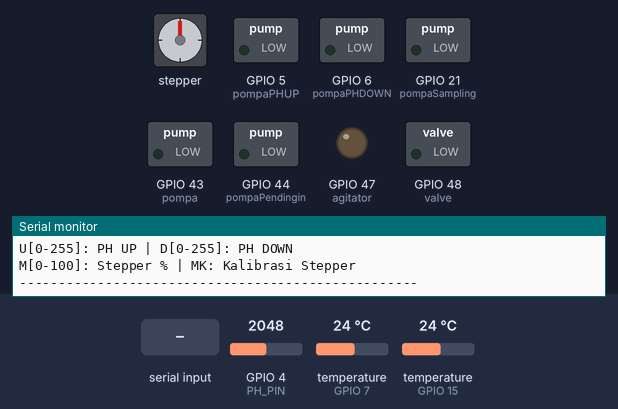
Simulated run of this sketch. Board: ESP32-S3. Parts: stepper motor, switched loads named in the sketch (green lamp = pin HIGH), output pins drawn as LEDs (lit = HIGH), the last lines printed to the serial monitor. Wiring (inferred from the names in the program): stepper motor driver (200 steps per turn assumed): step GPIO 38; direction GPIO 42; enable GPIO 2. Inputs (shaded band) come from the test bench; at power-on: GPIO 4 (PH_PIN) = 2048, temperature (sensors on GPIO 7, GPIO 15) 24 °C (analog values on the 0–4095 scale). Pins used as bus, display or sensor lines are not drawn.

Above: at 1.2 s.
1.3 s: "M90\n" received over Serial
At 1.9 s:
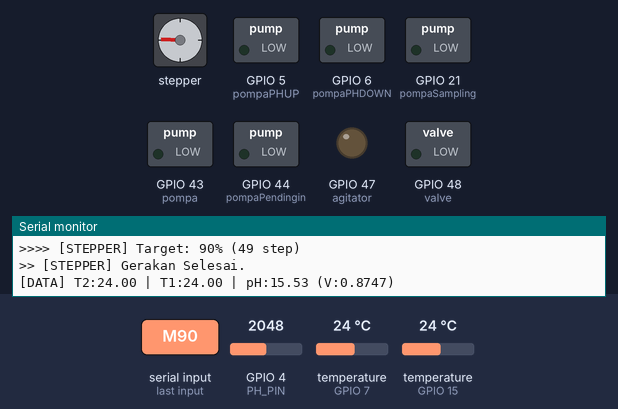
3.0 s: "M,45\n" received over Serial
At 4.5 s:
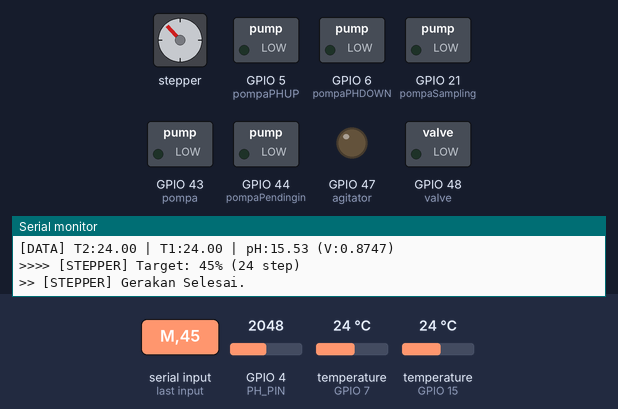
Timing chart, 0 to 6.0 s (numbered marks = the images above; inputs shaded):
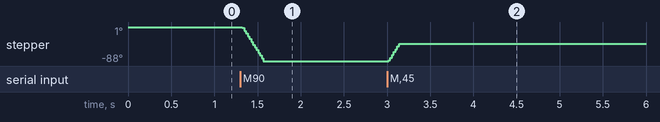

Measured:
- after the input at 1.3 s, stepper: turns 88° counter-clockwise in 0.25 s, starting at once
- after the input at 3.0 s, stepper: turns 45° clockwise in 0.12 s, starting at once

The sketch:

TA-Test1.ino
```cpp
#include <OneWire.h>
#include <DallasTemperature.h>
#include <SimpleKalmanFilter.h>

/* ===================== PIN CONFIGURATION ===================== */
// Relay & Digital
const int valve = 48;
const int agitator = 47;
const int pompaSampling = 21;

// PWM Output
const int pompa = 43;
const int pompaPendingin = 44;
const int pompaPHUP = 5;
const int pompaPHDOWN = 6;

// Sensor Suhu
const int suhuT2 = 15;
const int suhuT1 = 7;

// Sensor pH
#define PH_PIN 4
#define VREF 3.3
#define ADC_MAX 4095.0
#define ADC_CORRECTION 1.06

// Stepper Motor
const int STEP_PIN   = 38;
const int DIR_PIN    = 42;
const int ENABLE_PIN = 2;

/* ===================== SETTINGS & VARIABLES ===================== */
// pH Calibration (Hasil Nyata)
float V7 = 2.7800;
float V4 = 3.4500;
float slope;

// Kalman Filter Settings
SimpleKalmanFilter kalmanFilter(0.05, 0.05, 0.01);

const int frekuensi = 5000;
const int resolusi = 8;
const int stepDelay = 2500;
const int MAX_LANGKAH_FISIK = 55;
int posisiLangkahSekarang = 0;

// Sensor Objects
OneWire oneWire1(suhuT2);
OneWire oneWire2(suhuT1);
DallasTemperature sensors1(&oneWire1);
DallasTemperature sensors2(&oneWire2);

// Mutex untuk Serial Monitor
SemaphoreHandle_t xSerialMutex;

/* ===================== PROTOTYPES ===================== */
void TaskControl(void *pvParameters);
void TaskSensor(void *pvParameters);
void gerakKeLangkah(int targetLangkah);
float readVoltagePH();

void setup() {
  Serial.begin(115200);
  xSerialMutex = xSemaphoreCreateMutex();

  // Inisialisasi ADC pH
  analogReadResolution(12);
  analogSetAttenuation(ADC_11db);
  slope = (V4 - V7) / (7.0 - 4.0);

  // Inisialisasi Output Digital
  pinMode(valve, OUTPUT);
  pinMode(agitator, OUTPUT);
  pinMode(pompaSampling, OUTPUT);
  pinMode(STEP_PIN, OUTPUT);
  pinMode(DIR_PIN, OUTPUT);
  pinMode(ENABLE_PIN, OUTPUT);

  digitalWrite(valve, LOW);
  digitalWrite(agitator, LOW);
  digitalWrite(pompaSampling, LOW);
  digitalWrite(ENABLE_PIN, HIGH); // Standby

  // Inisialisasi PWM
  ledcAttach(pompa, frekuensi, resolusi);
  ledcAttach(pompaPendingin, frekuensi, resolusi);
  ledcAttach(pompaPHUP, frekuensi, resolusi);
  ledcAttach(pompaPHDOWN, frekuensi, resolusi);

  // Inisialisasi Sensor Suhu
  sensors1.begin();
  sensors2.begin();

  if (xSerialMutex != NULL) {
    // Task Control di Core 1 (Prioritas Tinggi untuk Respon Serial)
    xTaskCreatePinnedToCore(TaskControl, "ControlTask", 4096, NULL, 2, NULL, 1);
    // Task Sensor di Core 0 (Sampling Data)
    xTaskCreatePinnedToCore(TaskSensor, "SensorTask", 4096, NULL, 1, NULL, 0);
  }

  Serial.println("\n--- SISTEM TERINTEGRASI V4.1 (pH Kalman Filter) ---");
  Serial.println("V[0/1]: Valve | A[0/1]: Agitator | S[0/1]: Sampling");
  Serial.println("P[0-255]: Pompa Utama | C[0-255]: P. Pendingin");
  Serial.println("U[0-255]: PH UP | D[0-255]: PH DOWN");
  Serial.println("M[0-100]: Stepper % | MK: Kalibrasi Stepper");
  Serial.println("---------------------------------------------------");
}

void loop() {
  vTaskDelete(NULL);
}

/* ===================== TASK 1: KONTROL SERIAL (Core 1) ===================== */
void TaskControl(void *pvParameters) {
  for (;;) {
    if (Serial.available() > 0) {
      char perintah = Serial.read();

      if (perintah == 'M' || perintah == 'm') {
        char subPerintah = Serial.peek();
        if (subPerintah == 'K' || subPerintah == 'k') {
          Serial.read();
          posisiLangkahSekarang = 0;
          if (xSemaphoreTake(xSerialMutex, portMAX_DELAY)) {
            Serial.println(">>>> [STEPPER] Kalibrasi: Posisi 0% (Tertutup).");
            xSemaphoreGive(xSerialMutex);
          }
        } else {
          int nilai = Serial.parseInt();
          int inputPersen = constrain(nilai, 0, 100);
          int targetLangkah = (inputPersen * MAX_LANGKAH_FISIK) / 100;

          if (xSemaphoreTake(xSerialMutex, portMAX_DELAY)) {
            Serial.printf(">>>> [STEPPER] Target: %d%% (%d step)\n", inputPersen, targetLangkah);
            xSemaphoreGive(xSerialMutex);
          }
          gerakKeLangkah(targetLangkah);
        }
      }
      else {
        int nilai = Serial.parseInt();
        if (xSemaphoreTake(xSerialMutex, portMAX_DELAY)) {
          switch (perintah) {
            case 'V': case 'v':
              digitalWrite(valve, (nilai == 1) ? HIGH : LOW);
              Serial.printf(">> [CTRL] Valve: %s\n", (nilai == 1 ? "ON" : "OFF"));
              break;
            case 'A': case 'a':
              digitalWrite(agitator, (nilai == 1) ? HIGH : LOW);
              Serial.printf(">> [CTRL] Agitator: %s\n", (nilai == 1 ? "ON" : "OFF"));
              break;
            case 'S': case 's':
              digitalWrite(pompaSampling, (nilai == 1) ? HIGH : LOW);
              Serial.printf(">> [CTRL] Pompa Sampling: %s\n", (nilai == 1 ? "ON" : "OFF"));
              break;
            case 'P': case 'p':
              ledcWrite(pompa, constrain(nilai, 0, 255));
              Serial.printf(">> [CTRL] Pompa Utama: %d\n", nilai);
              break;
            case 'C': case 'c':
              ledcWrite(pompaPendingin, constrain(nilai, 0, 255));
              Serial.printf(">> [CTRL] Pompa Pendingin: %d\n", nilai);
              break;
            case 'U': case 'u':
              ledcWrite(pompaPHUP, constrain(nilai, 0, 255));
              Serial.printf(">> [CTRL] PH UP: %d\n", nilai);
              break;
            case 'D': case 'd':
              ledcWrite(pompaPHDOWN, constrain(nilai, 0, 255));
              Serial.printf(">> [CTRL] PH DOWN: %d\n", nilai);
              break;
          }
          xSemaphoreGive(xSerialMutex);
        }
      }
      while(Serial.available() > 0) Serial.read();
    }
    vTaskDelay(20 / portTICK_PERIOD_MS);
  }
}

/* ===================== TASK 2: SENSOR MONITORING (Core 0) ===================== */
void TaskSensor(void *pvParameters) {
  for (;;) {
    // 1. Baca Suhu
    sensors1.requestTemperatures();
    sensors2.requestTemperatures();
    float s1 = sensors1.getTempCByIndex(0);
    float s2 = sensors2.getTempCByIndex(0);

    // 2. Baca pH dengan Kalman Filter
    float rawV = readVoltagePH();
    float filteredV = kalmanFilter.updateEstimate(rawV);
    float pH = 7.0 - (filteredV - V7) / slope;

    // 3. Output Gabungan
    if (xSemaphoreTake(xSerialMutex, portMAX_DELAY)) {
      Serial.print("[DATA] ");
      Serial.printf("T2:%.2f | T1:%.2f | ", s1, s2);
      Serial.printf("pH:%.2f (V:%.4f)\n", pH, filteredV);
      xSemaphoreGive(xSerialMutex);
    }

    vTaskDelay(2000 / portTICK_PERIOD_MS);
  }
}

/* ===================== FUNGSI HELPER pH ===================== */
float readVoltagePH() {
  long sum = 0;
  for (int i = 0; i < 20; i++) {
    sum += analogRead(PH_PIN);
    delay(2);
  }
  float adc = sum / 20.0;
  float voltage = adc * (VREF / ADC_MAX) * ADC_CORRECTION;
  return voltage;
}

/* ===================== FUNGSI GERAK STEPPER ===================== */
void gerakKeLangkah(int targetLangkah) {
  int selisih = targetLangkah - posisiLangkahSekarang;
  if (selisih == 0) return;

  digitalWrite(DIR_PIN, (selisih > 0) ? LOW : HIGH);
  digitalWrite(ENABLE_PIN, LOW);
  delay(5);

  int jumlahGerak = abs(selisih);
  for (int i = 0; i < jumlahGerak; i++) {
    digitalWrite(STEP_PIN, HIGH);
    delayMicroseconds(stepDelay);
    digitalWrite(STEP_PIN, LOW);
    delayMicroseconds(stepDelay);
    if (i % 10 == 0) vTaskDelay(1);
  }

  posisiLangkahSekarang = targetLangkah;
  digitalWrite(ENABLE_PIN, HIGH);

  if (xSemaphoreTake(xSerialMutex, portMAX_DELAY)) {
    Serial.println(">> [STEPPER] Gerakan Selesai.");
    xSemaphoreGive(xSerialMutex);
  }
}
```
